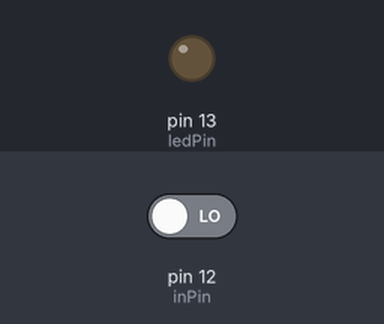
Recording of a sketch running on a simulated Arduino Uno, built with avr-gcc and run on an emulated ATmega328P. On the bench: output pins drawn as LEDs (lit = HIGH). The test bench sets the inputs (shaded band); at power-on: pin 12 (inPin) LOW.

Above: at 1.2 s.
1.3 s: pin 12 (inPin) driven HIGH
At 1.9 s:
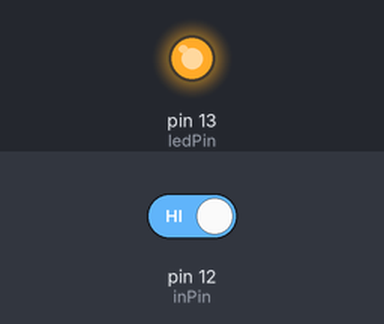
4.3 s: pin 12 (inPin) driven LOW
At 5.4 s:
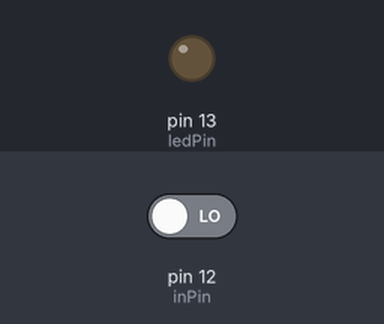
Timing chart, 0 to 7.3 s (numbered marks = the images above; inputs shaded):
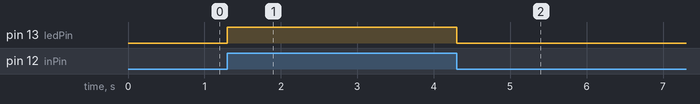

The sketch:

Entrada_digital.ino
```cpp
int ledPin = 13; // pin 13 asignado para el LED de salida
int inPin = 12; // pin 2 asignado para el pulsador
void setup() // Configura entradas y salidas
{
pinMode(ledPin, OUTPUT); // declara LED como salida
pinMode(inPin, INPUT); // declara pulsador como entrada
}
void loop()
{
if (digitalRead(inPin) == HIGH) // testea si la entrada esta activa HIGH
{
digitalWrite(ledPin, HIGH); // enciende el LED
delay(1000); // espera 1 segundo
digitalWrite(ledPin, LOW); // apaga el LED
}
}
```

Measured:
- after the input at 1.3 s, pin 13 (ledPin): LOW → HIGH at once
- after the input at 4.3 s, pin 13 (ledPin): HIGH → LOW at once
